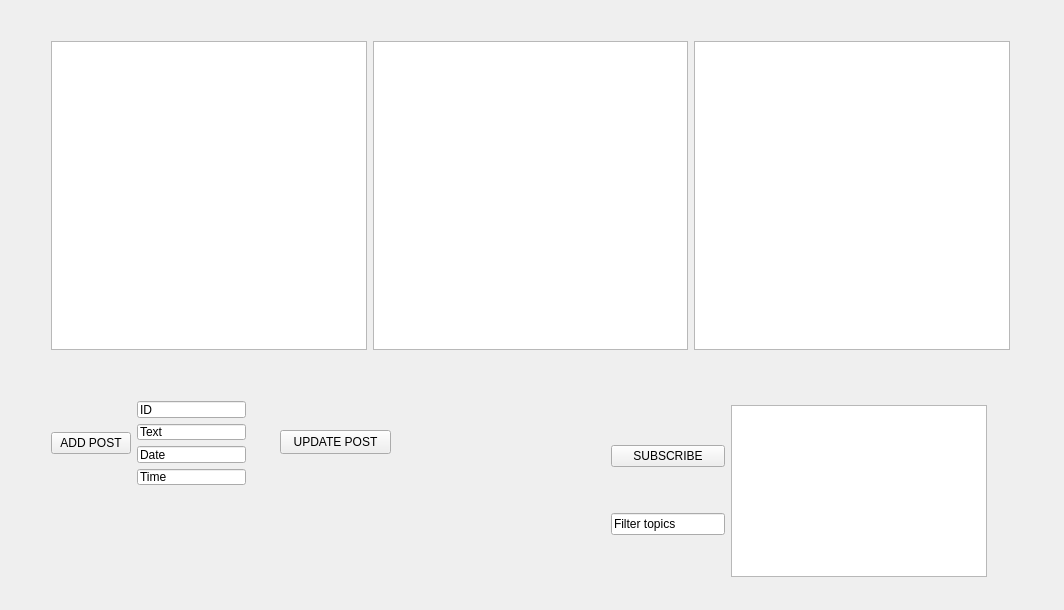
<?xml version="1.0" encoding="UTF-8"?>
<ui version="4.0">
 <class>SocialPlatformClass</class>
 <widget class="QWidget" name="SocialPlatformClass">
  <property name="geometry">
   <rect>
    <x>0</x>
    <y>0</y>
    <width>1064</width>
    <height>610</height>
   </rect>
  </property>
  <property name="windowTitle">
   <string>SocialPlatform</string>
  </property>
  <widget class="QWidget" name="layoutWidget">
   <property name="geometry">
    <rect>
     <x>40</x>
     <y>30</y>
     <width>981</width>
     <height>331</height>
    </rect>
   </property>
   <layout class="QHBoxLayout" name="horizontalLayout">
    <item>
     <widget class="QListWidget" name="feed"/>
    </item>
    <item>
     <widget class="QListWidget" name="posts"/>
    </item>
    <item>
     <widget class="QListWidget" name="subscriptions"/>
    </item>
   </layout>
  </widget>
  <widget class="QWidget" name="layoutWidget">
   <property name="geometry">
    <rect>
     <x>190</x>
     <y>0</y>
     <width>831</width>
     <height>20</height>
    </rect>
   </property>
   <layout class="QHBoxLayout" name="horizontalLayout_2">
    <item>
     <widget class="QLabel" name="label">
      <property name="text">
       <string>FEED</string>
      </property>
     </widget>
    </item>
    <item>
     <widget class="QLabel" name="label_2">
      <property name="text">
       <string>USER'S POSTS</string>
      </property>
     </widget>
    </item>
    <item>
     <widget class="QLabel" name="label_3">
      <property name="text">
       <string>SUBSCRIPTION</string>
      </property>
     </widget>
    </item>
   </layout>
  </widget>
  <widget class="QWidget" name="layoutWidget">
   <property name="geometry">
    <rect>
     <x>600</x>
     <y>394</y>
     <width>398</width>
     <height>194</height>
    </rect>
   </property>
   <layout class="QHBoxLayout" name="horizontalLayout_3">
    <item>
     <layout class="QVBoxLayout" name="verticalLayout">
      <item>
       <widget class="QPushButton" name="subscribe">
        <property name="text">
         <string>SUBSCRIBE</string>
        </property>
       </widget>
      </item>
      <item>
       <widget class="QLineEdit" name="filterTopics">
        <property name="text">
         <string>Filter topics</string>
        </property>
       </widget>
      </item>
     </layout>
    </item>
    <item>
     <widget class="QListWidget" name="topicsList"/>
    </item>
   </layout>
  </widget>
  <widget class="QWidget" name="layoutWidget">
   <property name="geometry">
    <rect>
     <x>40</x>
     <y>390</y>
     <width>217</width>
     <height>106</height>
    </rect>
   </property>
   <layout class="QHBoxLayout" name="horizontalLayout_4">
    <item>
     <widget class="QPushButton" name="addButton">
      <property name="text">
       <string>ADD POST</string>
      </property>
     </widget>
    </item>
    <item>
     <layout class="QVBoxLayout" name="verticalLayout_2">
      <item>
       <widget class="QLineEdit" name="id">
        <property name="text">
         <string>ID</string>
        </property>
       </widget>
      </item>
      <item>
       <widget class="QLineEdit" name="text">
        <property name="text">
         <string>Text</string>
        </property>
       </widget>
      </item>
      <item>
       <widget class="QLineEdit" name="date">
        <property name="text">
         <string>Date</string>
        </property>
       </widget>
      </item>
      <item>
       <widget class="QLineEdit" name="time">
        <property name="text">
         <string>Time</string>
        </property>
       </widget>
      </item>
     </layout>
    </item>
   </layout>
  </widget>
  <widget class="QPushButton" name="update">
   <property name="geometry">
    <rect>
     <x>280</x>
     <y>430</y>
     <width>111</width>
     <height>24</height>
    </rect>
   </property>
   <property name="text">
    <string>UPDATE POST</string>
   </property>
  </widget>
 </widget>
 <layoutdefault spacing="6" margin="11"/>
 <resources>
  <include location="SocialPlatform.qrc"/>
 </resources>
 <connections/>
</ui>
